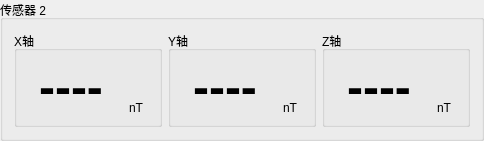
         <widget class="QGroupBox" name="infomation_2">
          <property name="sizePolicy">
           <sizepolicy hsizetype="Minimum" vsizetype="Preferred">
            <horstretch>0</horstretch>
            <verstretch>0</verstretch>
           </sizepolicy>
          </property>
          <property name="minimumSize">
           <size>
            <width>0</width>
            <height>0</height>
           </size>
          </property>
          <property name="maximumSize">
           <size>
            <width>16777215</width>
            <height>16777215</height>
           </size>
          </property>
          <property name="title">
           <string>传感器 2</string>
          </property>
          <layout class="QVBoxLayout" name="verticalLayout_14" stretch="1,3,1">
           <item>
            <spacer name="verticalSpacer_18">
             <property name="orientation">
              <enum>Qt::Vertical</enum>
             </property>
             <property name="sizeHint" stdset="0">
              <size>
               <width>28</width>
               <height>0</height>
              </size>
             </property>
            </spacer>
           </item>
           <item>
            <layout class="QHBoxLayout" name="horizontalLayout_13" stretch="1,1,1">
             <item>
              <widget class="QGroupBox" name="groupBox_5">
               <property name="minimumSize">
                <size>
                 <width>0</width>
                 <height>0</height>
                </size>
               </property>
               <property name="maximumSize">
                <size>
                 <width>16777215</width>
                 <height>16777215</height>
                </size>
               </property>
               <property name="title">
                <string>X轴</string>
               </property>
               <layout class="QHBoxLayout" name="horizontalLayout_14" stretch="1,3,1,1">
                <item>
                 <spacer name="horizontalSpacer_5">
                  <property name="orientation">
                   <enum>Qt::Horizontal</enum>
                  </property>
                  <property name="sizeHint" stdset="0">
                   <size>
                    <width>13</width>
                    <height>20</height>
                   </size>
                  </property>
                 </spacer>
                </item>
                <item>
                 <widget class="QLabel" name="XLabel2">
                  <property name="maximumSize">
                   <size>
                    <width>16777215</width>
                    <height>16777215</height>
                   </size>
                  </property>
                  <property name="text">
                   <string>&lt;html&gt;&lt;head/&gt;&lt;body&gt;&lt;p align=&quot;center&quot;&gt;&lt;span style=&quot; font-size:36pt; font-weight:700;&quot;&gt;----&lt;/span&gt;&lt;/p&gt;&lt;/body&gt;&lt;/html&gt;</string>
                  </property>
                 </widget>
                </item>
                <item>
                 <spacer name="horizontalSpacer_6">
                  <property name="orientation">
                   <enum>Qt::Horizontal</enum>
                  </property>
                  <property name="sizeHint" stdset="0">
                   <size>
                    <width>13</width>
                    <height>20</height>
                   </size>
                  </property>
                 </spacer>
                </item>
                <item>
                 <layout class="QVBoxLayout" name="verticalLayout_15">
                  <item>
                   <spacer name="verticalSpacer_4">
                    <property name="orientation">
                     <enum>Qt::Vertical</enum>
                    </property>
                    <property name="sizeHint" stdset="0">
                     <size>
                      <width>28</width>
                      <height>13</height>
                     </size>
                    </property>
                   </spacer>
                  </item>
                  <item>
                   <widget class="QLabel" name="statuLable_4">
                    <property name="maximumSize">
                     <size>
                      <width>16777215</width>
                      <height>16777215</height>
                     </size>
                    </property>
                    <property name="styleSheet">
                     <string notr="true">font: 700 18pt &quot;Microsoft YaHei UI&quot;;</string>
                    </property>
                    <property name="text">
                     <string>&lt;html&gt;&lt;head/&gt;&lt;body&gt;&lt;p align=&quot;center&quot;&gt;nT&lt;/p&gt;&lt;/body&gt;&lt;/html&gt;</string>
                    </property>
                   </widget>
                  </item>
                 </layout>
                </item>
               </layout>
              </widget>
             </item>
             <item>
              <widget class="QGroupBox" name="groupBox_6">
               <property name="minimumSize">
                <size>
                 <width>0</width>
                 <height>0</height>
                </size>
               </property>
               <property name="maximumSize">
                <size>
                 <width>16777215</width>
                 <height>16777215</height>
                </size>
               </property>
               <property name="title">
                <string>Y轴</string>
               </property>
               <layout class="QHBoxLayout" name="horizontalLayout_15" stretch="1,3,1,1">
                <item>
                 <spacer name="horizontalSpacer_9">
                  <property name="orientation">
                   <enum>Qt::Horizontal</enum>
                  </property>
                  <property name="sizeHint" stdset="0">
                   <size>
                    <width>13</width>
                    <height>20</height>
                   </size>
                  </property>
                 </spacer>
                </item>
                <item>
                 <widget class="QLabel" name="YLable2">
                  <property name="maximumSize">
                   <size>
                    <width>16777215</width>
                    <height>16777215</height>
                   </size>
                  </property>
                  <property name="text">
                   <string>&lt;html&gt;&lt;head/&gt;&lt;body&gt;&lt;p align=&quot;center&quot;&gt;&lt;span style=&quot; font-size:36pt; font-weight:700;&quot;&gt;----&lt;/span&gt;&lt;/p&gt;&lt;/body&gt;&lt;/html&gt;</string>
                  </property>
                 </widget>
                </item>
                <item>
                 <spacer name="horizontalSpacer_10">
                  <property name="orientation">
                   <enum>Qt::Horizontal</enum>
                  </property>
                  <property name="sizeHint" stdset="0">
                   <size>
                    <width>13</width>
                    <height>20</height>
                   </size>
                  </property>
                 </spacer>
                </item>
                <item>
                 <layout class="QVBoxLayout" name="verticalLayout_16">
                  <item>
                   <spacer name="verticalSpacer_5">
                    <property name="orientation">
                     <enum>Qt::Vertical</enum>
                    </property>
                    <property name="sizeHint" stdset="0">
                     <size>
                      <width>28</width>
                      <height>13</height>
                     </size>
                    </property>
                   </spacer>
                  </item>
                  <item>
                   <widget class="QLabel" name="statuLable_6">
                    <property name="maximumSize">
                     <size>
                      <width>16777215</width>
                      <height>16777215</height>
                     </size>
                    </property>
                    <property name="styleSheet">
                     <string notr="true">font: 700 18pt &quot;Microsoft YaHei UI&quot;;</string>
                    </property>
                    <property name="text">
                     <string>&lt;html&gt;&lt;head/&gt;&lt;body&gt;&lt;p align=&quot;center&quot;&gt;nT&lt;/p&gt;&lt;/body&gt;&lt;/html&gt;</string>
                    </property>
                   </widget>
                  </item>
                 </layout>
                </item>
               </layout>
              </widget>
             </item>
             <item>
              <widget class="QGroupBox" name="groupBox_7">
               <property name="minimumSize">
                <size>
                 <width>0</width>
                 <height>0</height>
                </size>
               </property>
               <property name="maximumSize">
                <size>
                 <width>16777215</width>
                 <height>16777215</height>
                </size>
               </property>
               <property name="title">
                <string>Z轴</string>
               </property>
               <layout class="QHBoxLayout" name="horizontalLayout_16" stretch="1,3,1,1">
                <item>
                 <spacer name="horizontalSpacer_11">
                  <property name="orientation">
                   <enum>Qt::Horizontal</enum>
                  </property>
                  <property name="sizeHint" stdset="0">
                   <size>
                    <width>13</width>
                    <height>20</height>
                   </size>
                  </property>
                 </spacer>
                </item>
                <item>
                 <widget class="QLabel" name="ZLable2">
                  <property name="maximumSize">
                   <size>
                    <width>16777215</width>
                    <height>16777215</height>
                   </size>
                  </property>
                  <property name="text">
                   <string>&lt;html&gt;&lt;head/&gt;&lt;body&gt;&lt;p align=&quot;center&quot;&gt;&lt;span style=&quot; font-size:36pt; font-weight:700;&quot;&gt;----&lt;/span&gt;&lt;/p&gt;&lt;/body&gt;&lt;/html&gt;</string>
                  </property>
                 </widget>
                </item>
                <item>
                 <spacer name="horizontalSpacer_12">
                  <property name="orientation">
                   <enum>Qt::Horizontal</enum>
                  </property>
                  <property name="sizeHint" stdset="0">
                   <size>
                    <width>13</width>
                    <height>20</height>
                   </size>
                  </property>
                 </spacer>
                </item>
                <item>
                 <layout class="QVBoxLayout" name="verticalLayout_17">
                  <item>
                   <spacer name="verticalSpacer_7">
                    <property name="orientation">
                     <enum>Qt::Vertical</enum>
                    </property>
                    <property name="sizeHint" stdset="0">
                     <size>
                      <width>28</width>
                      <height>13</height>
                     </size>
                    </property>
                   </spacer>
                  </item>
                  <item>
                   <widget class="QLabel" name="statuLable_8">
                    <property name="maximumSize">
                     <size>
                      <width>16777215</width>
                      <height>16777215</height>
                     </size>
                    </property>
                    <property name="styleSheet">
                     <string notr="true">font: 700 18pt &quot;Microsoft YaHei UI&quot;;</string>
                    </property>
                    <property name="text">
                     <string>&lt;html&gt;&lt;head/&gt;&lt;body&gt;&lt;p align=&quot;center&quot;&gt;nT&lt;/p&gt;&lt;/body&gt;&lt;/html&gt;</string>
                    </property>
                   </widget>
                  </item>
                 </layout>
                </item>
               </layout>
              </widget>
             </item>
            </layout>
           </item>
           <item>
            <spacer name="verticalSpacer_19">
             <property name="orientation">
              <enum>Qt::Vertical</enum>
             </property>
             <property name="sizeHint" stdset="0">
              <size>
               <width>28</width>
               <height>0</height>
              </size>
             </property>
            </spacer>
           </item>
          </layout>
         </widget>
